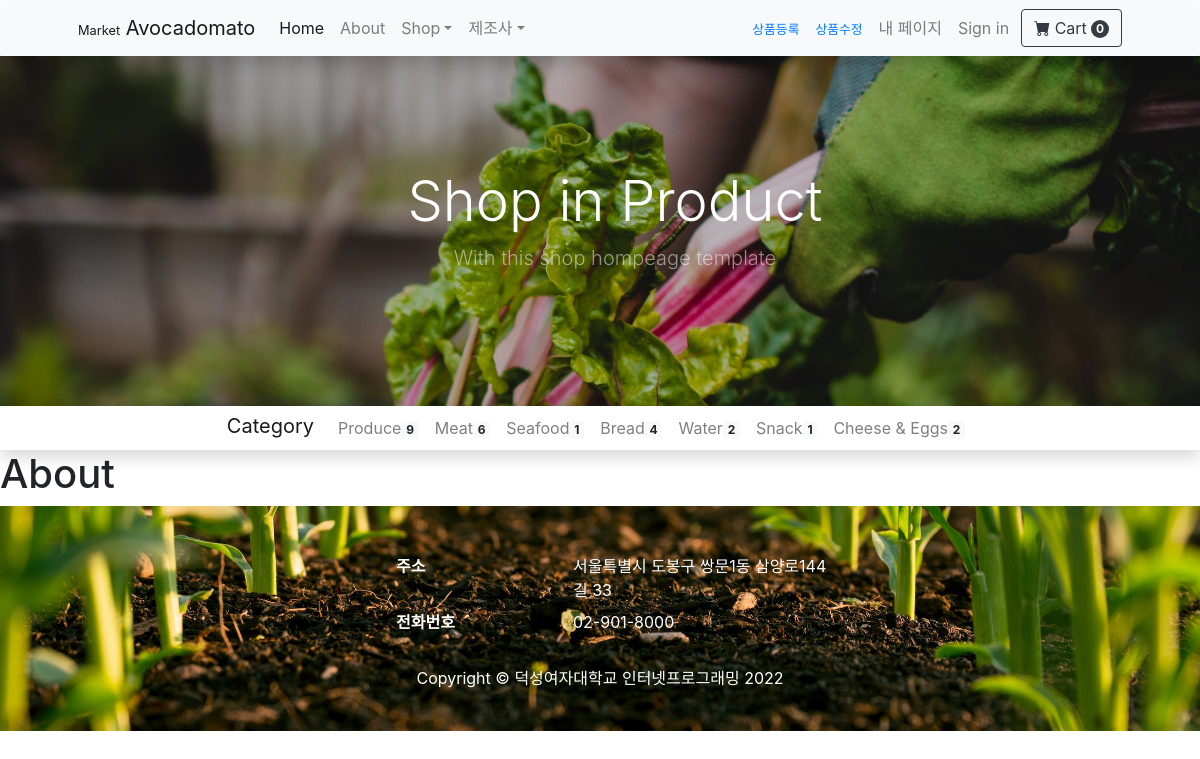
Screenshot of /product/about/ with the database file from the repository.
### product/models.py (models this page shows)
class Category(models.Model):
  name = models.CharField(max_length=50, unique=True)
  slug = models.SlugField(max_length=200, unique=True, allow_unicode=True)
  def __str__(self):
    return self.name
  def get_absolute_url(self):
    return f'/product/category/{self.slug}/'
  class Meta:
    verbose_name_plural = 'Categories'

### product/views.py (the view)
# urls.py: path('about/', views.about_page),
def about_page(request):
  return render(request, 'product/about.html', {
    'categories': Category.objects.all(),
    'no_category_post_count': Product.objects.filter(category=None).count(),
    'companies': Company.objects.all()
  })

### product/models.py (called while the page is built)
  def __str__(self):
    return self.name

  def get_absolute_url(self):
    return f'/product/company/{self.slug}/'

### product/templates/product/about.html
{% extends 'product/base.html' %}
{% load humanize %}
{% block main_area %}
{% include 'product/header.html' %}
{% include 'product/sidebar.html' %}
        <h1>About</h1>
{% endblock %}

### product/templates/product/sidebar.html (shortened to what this page needs)
<div class="d-none d-lg-block">
    <nav class="navbar navbar-expand-lg navbar-light justify-content-center p-0 m-0 shadow bg-white" id="CategoryNav">
    <a class="navbar-brand mb-1">Category</a>
    <ul class="navbar-nav">
        {% for c in categories %}
        <li class="nav-item align-middle">
            <a class="nav-link" id="category_item" href="{{c.get_absolute_url}}">
                {{c}}<span class="badge badge-light">{{c.product_set.count}}</span>
            </a>
        </li>
        {% endfor %}
    </ul>
</nav>
</div>

### product/static/product/css/style.css (style rules this page uses)
#CategoryNav { visibility: }

### rows the page displays
Category: name "Produce", product_set.count "9"
Category: name "Meat", product_set.count "6"
Category: name "Seafood", product_set.count "1"
Category: name "Bread", product_set.count "4"
Category: name "Water", product_set.count "2"
Category: name "Snack", product_set.count "1"
Category: name "Cheese & Eggs", product_set.count "2"
